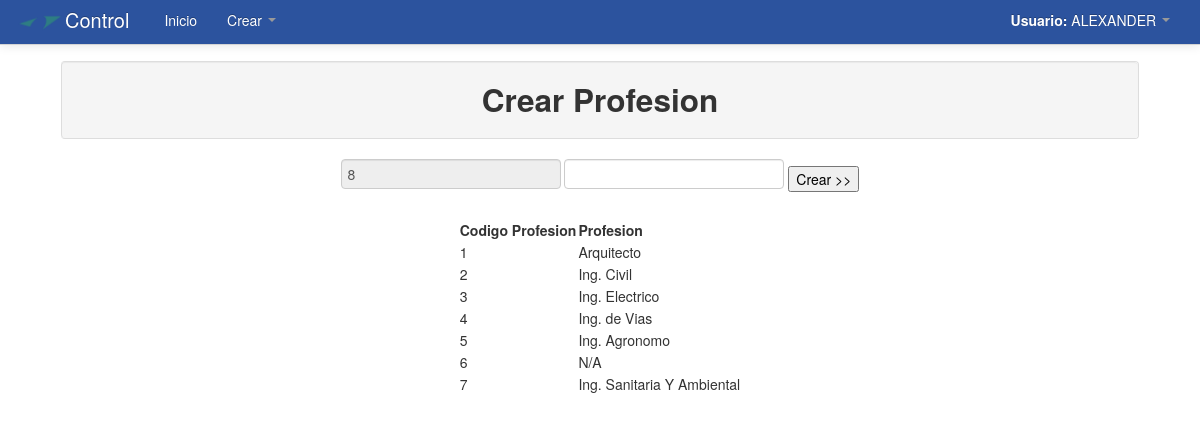
The page /Modulos/Crear/profesion.php (signed in) on the database its author committed.
### tables this page shows
CREATE TABLE `profesiones` (
  `cod_profesion` int(11) NOT NULL AUTO_INCREMENT,
  `profesion` varchar(100) NOT NULL,
  PRIMARY KEY (`cod_profesion`)
);

### Modulos/Crear/profesion.php (the view, shortened to what this page needs)
<!DOCTYPE html>
<html lang="es">
  <head>
    <link href="../../css/bootstrap.css" rel="stylesheet">
    <link href="../../css/bootstrap-responsive.css" rel="stylesheet">
  </head>
  <body>
    <?php include_once "../../menu/m_crear.php"; ?>
	<div align="center">
    	<table width="90%">
          <tr>
            <td>
            	<table class="table table-bordered">
                  <tr class="well">
                    <td>
                    	<h2 align="center">Crear Profesion</h2>
                    </td>
                  </tr>
                </table>
                <div align="center">
		    <form method="POST" action="profesion2.php">
			<?php
				$consultaCod_profesion=mysql_query("SELECT MAX(cod_profesion) AS ultimoProfesion FROM profesiones");
					while($filaprofesion=mysql_fetch_array($consultaCod_profesion)){
						$nuevoCod_profesion=$filaprofesion['ultimoProfesion']+1;
						echo '<input type="text" name="cod_profesion" readonly value="'.$nuevoCod_profesion.'">';
					}
			?>
			<input type="text" name="profesion">
			<input type="submit" value="Crear >>">
		    </form>
			<table>
			<td><strong>Codigo Profesion </strong></td>
			<td><strong>Profesion </strong></td>
			<?php
				$consultaprofesion=mysql_query("SELECT * FROM profesiones");
					while($filaprofesion=mysql_fetch_array($consultaprofesion)){
					echo "<tr>";
						echo '<td>'.$filaprofesion['cod_profesion'].'</td>';
						echo '<td>'.$filaprofesion['profesion'].'</td>';
					echo "</tr>";
					}
			echo "</table>";
			?>
		</table>
    </div>
  </body>
</html>

### Modulos/Crear/profesion.php (style rules this page uses)
body { padding-top: 60px; padding-bottom: 40px; }

### rows shown on the page
profesiones: cod_profesion "1", profesion "Arquitecto"
profesiones: cod_profesion "2", profesion "Ing. Civil"
profesiones: cod_profesion "3", profesion "Ing. Electrico"
profesiones: cod_profesion "4", profesion "Ing. de Vias"
profesiones: cod_profesion "5", profesion "Ing. Agronomo"
profesiones: cod_profesion "6", profesion "N/A"
profesiones: cod_profesion "7", profesion "Ing. Sanitaria Y Ambiental"

### other values the page prints
$_SESSION['user_name'] "ALEXANDER"
